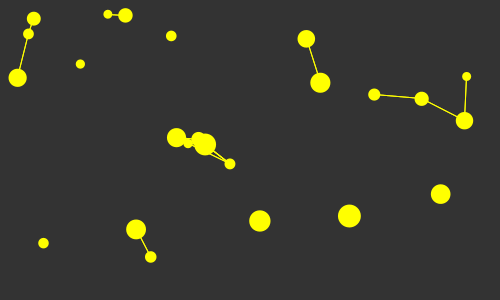
Frame 1 (no input)
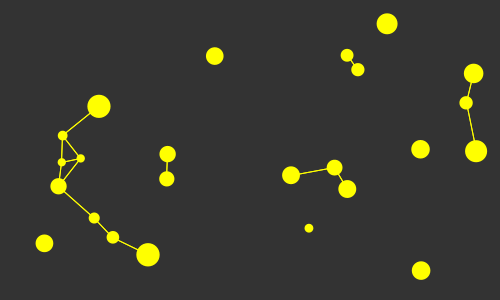
Frame 2 (the mouse pressed at the canvas centre, redrawn once)

The Processing sketch that drew these frames (run headless with seeded random() and noise(); the mouse was pressed at the canvas centre and the sketch redrawn once):

// Processing sketch: processing_100419
// ── processing_100419.pde

/*
@description Another sky 
@date 01/06/2013
@author @ramayac
*/

PVector[] puntos = new PVector[24];

int UMBRAL = 50;
int MARGIN = 10;

void setup(){
  size(500, 300);
  
  iniciar();
  smooth();
  frameRate(24);
  noLoop();
}

void iniciar(){
  for(int i = 0; i < puntos.length; i++){
    puntos[i] = new PVector(random(MARGIN,width-MARGIN), random(MARGIN,height-MARGIN));
  }
}

void draw(){
  background(51);
  
  noStroke();
  fill(#FFFF00);
  
  for(int i = 0; i < puntos.length; i++){
    float x = puntos[i].x;
    float y = puntos[i].y;
    float r = random(8, 24);
    ellipse(x, y, r, r);
  }
  
  stroke(#FFFF00);
  strokeWeight(1);
  //TODO: optimizar.
  for(int i = 0; i < puntos.length; i++){
    PVector pv1 = puntos[i];
    for(int j = 0; j < puntos.length; j++){
      PVector pv2 = puntos[j];
      float d = dist(pv1.x, pv1.y, pv2.x, pv2.y);
      if(d <= UMBRAL){
        line(pv1.x, pv1.y, pv2.x, pv2.y);
      }
    }
  }
  
}

void mousePressed(){
  iniciar();
  redraw();
}
